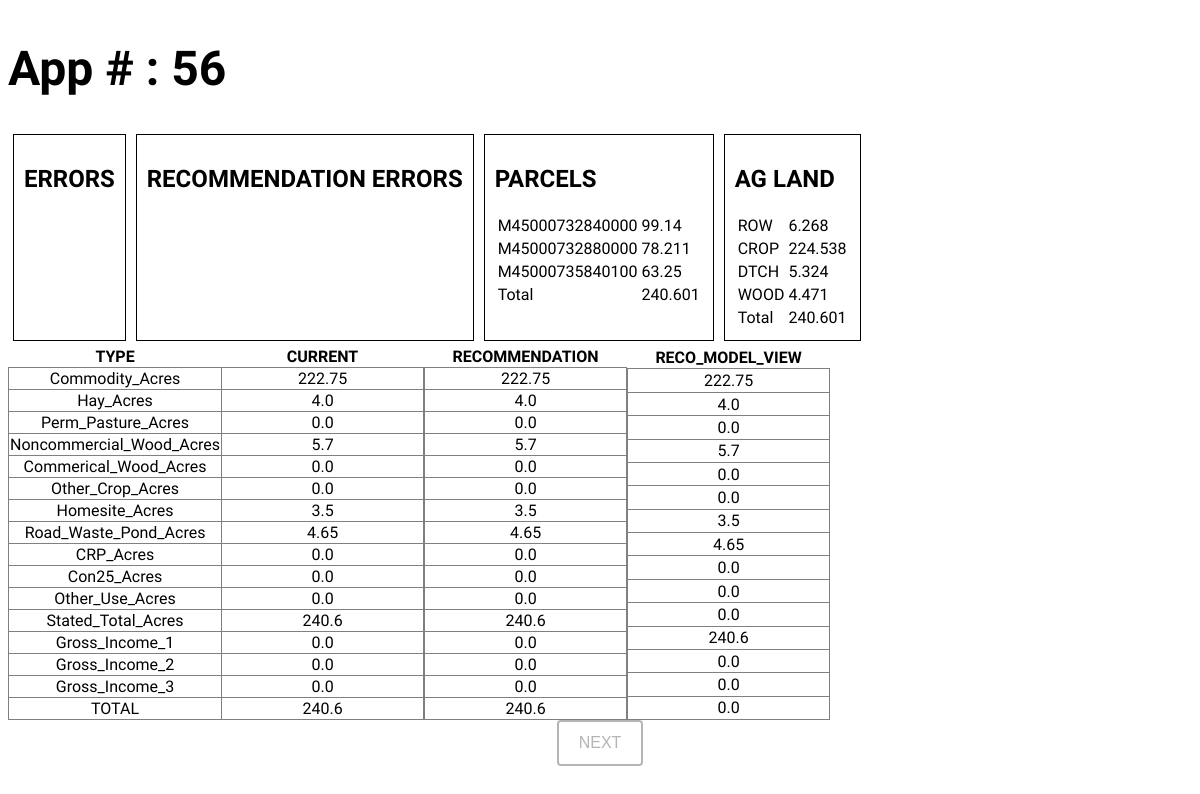
The app's page /56 with its own data.
### models.py (models this page shows)
class CAUVApp(db.Model):
    id = db.Column(
        type_=db.Integer,
        primary_key=True,
    )
    AG_APP = db.Column(
        type_=db.String(30),
        nullable=False
    )
    Commodity_Acres = db.Column(
        type_=db.Float(3),
    )
    Hay_Acres = db.Column(
        type_=db.Float(3),
    )
    Perm_Pasture_Acres = db.Column(
        type_=db.Float(3),
    )
    Noncommercial_Wood_Acres = db.Column(
        type_=db.Float(3),
    )
    Commerical_Wood_Acres = db.Column(
        type_=db.Float(3),
    )
    Other_Crop_Acres = db.Column(
        type_=db.Float(3),
    )
    Homesite_Acres = db.Column(
        type_=db.Float(3),
    )
    Road_Waste_Pond_Acres = db.Column(
        type_=db.Float(3),
    )
    CRP_Acres = db.Column(
        type_=db.Float(3),
    )
    Con25_Acres = db.Column(
        type_=db.Float(3),
    )
    Other_Use_Acres = db.Column(
        type_=db.Float(3),
    )
    Stated_Total_Acres = db.Column(
        type_=db.Float(3),
        nullable=False,
    )
    Gross_Income_1 = db.Column(
        type_=db.Float(2),
    )
    Gross_Income_2 = db.Column(
        type_=db.Float(2),
    )
    Gross_Income_3 = db.Column(
        type_=db.Float(2),
    )

class RECOMMENDED_CAUVApp(db.Model):
    id = db.Column(
        type_=db.Integer,
        primary_key=True,
    )
    AG_APP = db.Column(
        type_=db.String(30),
        nullable=False
    )
    Commodity_Acres = db.Column(
        type_=db.Float(3),
    )
    Hay_Acres = db.Column(
        type_=db.Float(3),
    )
    Perm_Pasture_Acres = db.Column(
        type_=db.Float(3),
    )
    Noncommercial_Wood_Acres = db.Column(
        type_=db.Float(3),
    )
    Commerical_Wood_Acres = db.Column(
        type_=db.Float(3),
    )
    Other_Crop_Acres = db.Column(
        type_=db.Float(3),
    )
    Homesite_Acres = db.Column(
        type_=db.Float(3),
    )
    Road_Waste_Pond_Acres = db.Column(
        type_=db.Float(3),
    )
    CRP_Acres = db.Column(
        type_=db.Float(3),
    )
    Con25_Acres = db.Column(
        type_=db.Float(3),
    )
    Other_Use_Acres = db.Column(
        type_=db.Float(3),
    )
    Stated_Total_Acres = db.Column(
        type_=db.Float(3),
        nullable=False,
    )
    Gross_Income_1 = db.Column(
        type_=db.Float(2),
    )
    Gross_Income_2 = db.Column(
        type_=db.Float(2),
    )
    Gross_Income_3 = db.Column(
        type_=db.Float(2),
    )

### routes.py (the view)
@app.route('/<int:id>', methods = ['POST', 'GET'])
def base(id):
    next_id = id + 1
    if request.method == "POST":
        return redirect('/' + str(next_id))
    else:
        app_select = CAUVApp.query.filter(CAUVApp.AG_APP == id).first()
        if app_select is None:
            return redirect('/' + str(next_id))
        else:
            current = current_app(app_select)
            current_sum = current_app_sum(app_select)
            AG_LAND_parcels = parcel_view(id)
            AG_LAND_parcel_sum = parcel_sum(AG_LAND_parcels)
            AG_LAND_land = land_view(id)
            AG_LAND_land_sum = land_sum(AG_LAND_land)
            errors_compiled = compiled_errors(
                app_select=app_select,
                parcel_sum=AG_LAND_parcel_sum,
                AG_LAND_land=AG_LAND_land,
                current_sum=current_sum,
            )
            app_recommendation = recommendation(
                app_select=app_select,
                AG_LAND_parcel=AG_LAND_parcels,
                AG_LAND_land=AG_LAND_land,
                errors=errors_compiled,
            )
            app_recommendation_sum = recommendation_sum(app_recommendation)
            recom_app_select = RECOMMENDED_CAUVApp.query.filter(RECOMMENDED_CAUVApp.AG_APP == id).first()
            recommendation_errors = compiled_errors(
                app_select=recom_app_select,
                parcel_sum=AG_LAND_parcel_sum,
                AG_LAND_land=AG_LAND_land,
                current_sum=app_recommendation_sum,
            )
            recommended = current_app(recom_app_select)
            return render_template(
                'index.html',
                appNum=id,
                errors=errors_compiled,
                current=current,
                current_sum=current_sum,
                AG_LAND_parcels=AG_LAND_parcels,
                AG_LAND_parcel_sum=AG_LAND_parcel_sum,
                AG_LAND_land=AG_LAND_land,
                AG_LAND_land_sum=AG_LAND_land_sum,
                recommendation=app_recommendation,
                recommendation_sum=app_recommendation_sum,
                recommendation_errors=recommendation_errors,
                recommended=recommended,
            )

### AG_LAND.py (called while the page is built)
def parcel_view(app_num):
    parcels= []
    parcels_dict_list = []
    app_select = AG_LAND.query.filter(AG_LAND.AGAPPL == app_num).all()
    for row in app_select:
        if row.PARID in parcels:
            continue
        else:
            parcels.append(row.PARID)
    for parcel in parcels:
        parcels_dict ={
        "PARID": None,
        "PARCEL_ACREAGE": None,
        }
        parcels_dict['PARID'] = parcel
        parcel_query = AG_LAND.query.filter(
            AG_LAND.AGAPPL == app_num,
            AG_LAND.PARID == parcel
        ).first()
        parcels_dict['PARCEL_ACREAGE'] = round(parcel_query.PARCEL_ACREAGE,3)
        parcels_dict_list.append(parcels_dict)
    return parcels_dict_list

def parcel_sum(parcels_dict_list):
    parcels_sum = []
    for each in parcels_dict_list:
        parcels_sum.append(each['PARCEL_ACREAGE'])
    total_acres = round(sum(parcels_sum),3)
    return total_acres

def land_view(app_num):
    app_select = AG_LAND.query.filter(AG_LAND.AGAPPL == app_num).all()
    land = []
    land_dict_list = []
    for row in app_select:
        if row.LAND_USE_TYPE in land:
            continue
        else:
            land.append(row.LAND_USE_TYPE)
    for type in land:
        land_dict = {
        "LAND_USE_TYPE": None,
        "LAND_USE_ACRES": None,
        }
        land_dict['LAND_USE_TYPE'] = type
        land_query = AG_LAND.query.filter(
            AG_LAND.AGAPPL == app_num,
            AG_LAND.LAND_USE_TYPE == type
        ).all()
        land_type_sum = []
        for each in land_query:
            land_type_sum.append(each.LAND_USE_ACRES)
        land_dict['LAND_USE_ACRES'] = round(sum(land_type_sum),3)
        land_dict_list.append(land_dict)
    return land_dict_list

def land_sum(land_dict_list):
    land_sum = []
    for each in land_dict_list:
        land_sum.append(each['LAND_USE_ACRES'])
    total_acres = round(sum(land_sum),3)
    return total_acres

### CURRENT.py (called while the page is built)
def current_app_sum(app_select):
    app_sum = [
        app_select.Commodity_Acres,
        app_select.Hay_Acres,
        app_select.Perm_Pasture_Acres,
        app_select.Noncommercial_Wood_Acres,
        app_select.Commerical_Wood_Acres,
        app_select.Other_Crop_Acres,
        app_select.Homesite_Acres,
        app_select.Road_Waste_Pond_Acres,
        app_select.CRP_Acres,
        app_select.Con25_Acres,
        app_select.Other_Use_Acres,
    ]
    return round(sum(app_sum),3)

### templates/index.html (shortened to what this page needs)
{% extends 'base.html' %}
{% block body %}
<div class="APPNUM">
  <h1>
  App # : {{ appNum }}
  </h1>
</div>
<div class="GENERAL_INFO">
  <div class="GENERAL_INFO_ITEM">
    <h2>ERRORS</h2>
  </div>
  <div class="GENERAL_INFO_ITEM">
    <h2>RECOMMENDATION ERRORS</h2>
  </div>
  <div class="GENERAL_INFO_ITEM">
    <h2>PARCELS</h2>
    <table>
      {% for each in AG_LAND_parcels %}
      <tr>
        <td>
          {{ each['PARID'] }}
        </td>
        <td>
          {{ each["PARCEL_ACREAGE"]}}
        </td>
      </tr>
      {% endfor %}
      <tr>
        <td>
          Total
        </td>
        <td>
          {{AG_LAND_parcel_sum}}
        </td>
      </tr>
    </table>
  </div>
  <div class="GENERAL_INFO_ITEM">
    <h2>AG LAND</h2>
    <table>
      {% for each in AG_LAND_land %}
      <tr>
        <td>
          {{ each['LAND_USE_TYPE'] }}
        </td>
        <td>
          {{ each['LAND_USE_ACRES'] }}
        </td>
      </tr>
      {% endfor %}
      <tr>
        <td>
          Total
        </td>
        <td>
          {{AG_LAND_land_sum}}
        </td>
      </tr>
    </table>
  </div>
</div>
<div class="APP">
  <table>
    <tr>
      <th>TYPE</th>
      <th>CURRENT</th>
    </tr>
    {% for each in current['APP_VALUES'] %}
      <tr>
        <td>
          {{ each }}
        </td>
        <td>
          {{ current['APP_VALUES'][each] }}
        </td>
      </tr>
    {% endfor %}
    <tr>
      <td>TOTAL</td>
      <td>
        {{ current_sum }}
      </td>
    </tr>
  </table>
  <table>
    <tr>
      <th>RECOMMENDATION</th>
    </tr>
    {% for each in recommendation %}
    <tr>
      <td>
          {{ recommendation[each] }}
      </td>
    </tr>
    {% endfor %}
    <tr>
      <td>
        {{ recommendation_sum }}
      </td>
    </tr>
  </table>
  <table>
    <tr>
      <th>RECO_MODEL_VIEW</th>
    </tr>
    {% for each in recommended['APP_VALUES'] %}
    <tr>
      <td>
          {{ recommended['APP_VALUES'][each] }}
      </td>
    </tr>
    {% endfor %}
  </table>
</div>
<form method="post">
  <input type="submit" id="submit" name="submit" value="NEXT">
</form>
{% endblock %}

### static/css/main.css (style rules this page uses)
body { font-family: 'Oxygen', sans-serif; font-size: 16px; text-align: center; display: flex; flex-direction: column; justify-content: center; }
.APPNUM { font-size: 24px; text-align: left; }
.GENERAL_INFO { display: flex; text-align: left; flex-direction: row; }
.GENERAL_INFO_ITEM { padding: 10px; border: solid 1px black; margin: 5px; }
.APP { display: flex; flex-direction: row; }
.APP table { border-collapse: collapse; padding: 5px; }
.APP td { border: solid 1px gray; }
.APP th { width: 200px; }
#submit { color: hsla(0, 0%, 71%, 1); font-size: 16px; background-color: hsla(0, 0%, 100%, 1); padding: 12px 20px; border: 2px solid hsla(0, 0%, 71%, 1); border-radius: 4px; }

### records on screen
CAUVApp: Commodity_Acres "222.75" "4.0" "0.0" "5.7" "0.0" "0.0" "3.5" "4.65" "0.0" "0.0" "0.0" "240.6" "0.0" "0.0" "0.0", Commodity_Acres "222.75" "4.0" "0.0" "5.7" "0.0" "0.0" "3.5" "4.65" "0.0" "0.0" "0.0" "240.6" "0.0" "0.0" "0.0"
RECOMMENDED_CAUVApp: Commodity_Acres "222.75" "4.0" "0.0" "5.7" "0.0" "0.0" "3.5" "4.65" "0.0" "0.0" "0.0" "240.6" "0.0" "0.0" "0.0"

### other values on screen
{{ appNum }} "56"
{{ each['PARID'] }} "M45000732840000" "M45000732880000" "M45000735840100"
{{ each["PARCEL_ACREAGE"] }} "99.14" "78.211" "63.25"
{{ AG_LAND_parcel_sum }} "240.601"
{{ each['LAND_USE_TYPE'] }} "ROW" "CROP" "DTCH" "WOOD"
{{ each['LAND_USE_ACRES'] }} "6.268" "224.538" "5.324" "4.471"
{{ AG_LAND_land_sum }} "240.601"
{{ each }} "Commodity_Acres" "Hay_Acres" "Perm_Pasture_Acres" "Noncommercial_Wood_Acres" "Commerical_Wood_Acres" "Other_Crop_Acres" "Homesite_Acres" "Road_Waste_Pond_Acres" "CRP_Acres" "Con25_Acres" "Other_Use_Acres" "Stated_Total_Acres" "Gross_Income_1" "Gross_Income_2" "Gross_Income_3"
{{ current_sum }} "240.6"
{{ recommendation_sum }} "240.6"
